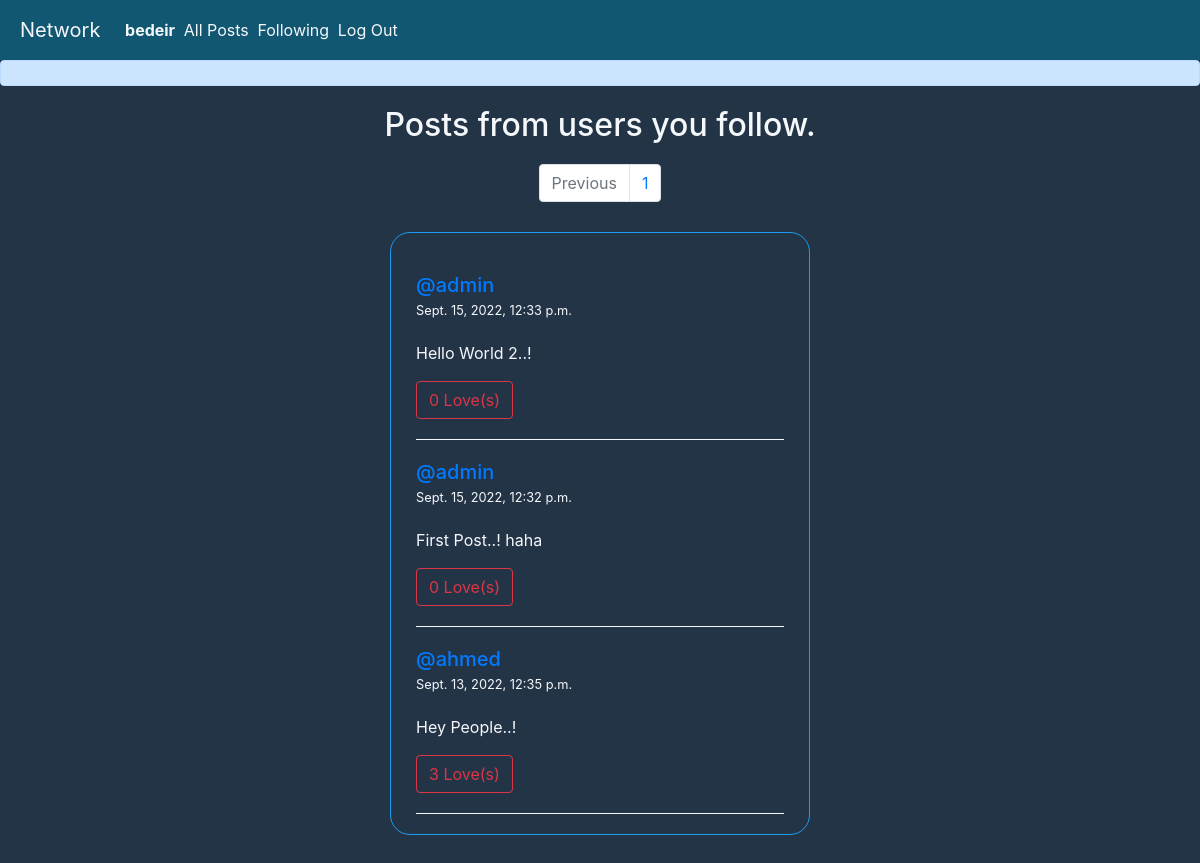
/following/posts (signed in), run on the app's committed database.
### network/models.py (models this page shows, shortened)
class User(AbstractUser):
    following = models.ManyToManyField('User', related_name='followers')

class Post(models.Model):
    owner = models.ForeignKey(User, on_delete=models.CASCADE, related_name='posts')
    content = models.TextField()
    created = models.DateTimeField(auto_now_add=True)
    lovers = models.ManyToManyField(User, related_name='lovers')
    class Meta:
        ordering = ['-created']

### network/views.py (the view)
# urls.py: path('following/posts', views.getFollowingPost, name="followingPosts"),
def getFollowingPost(request):
    if not request.user.is_authenticated:
        return HttpResponseRedirect(reverse('login'))
    person = User.objects.get(pk= request.user.id)
    followingPosts = Post.objects.filter(owner__in = person.following.all())
    paginator = Paginator(followingPosts, 10)
    pageNumber = request.GET.get('page')
    onePagePosts = paginator.get_page(pageNumber)
    return render(request, 'network/followingPosts.html',{
        "posts": onePagePosts,
        'pageNumRange': range(onePagePosts.paginator.num_pages)
    })

### network/templates/network/followingPosts.html (shortened to what this page needs)
{% extends "network/layout.html" %}
{% block body %}
<h2 style="text-align: center; margin: 20px auto; color: var(--light)">Posts from users you follow.</h2>
<nav aria-label="Page navigation example">
  <ul class="pagination justify-content-center">
    {% if posts.has_previous %}
      <li class="page-item">
        <a class="page-link" href="?page={{ posts.previous_page_number }}" tabindex="-1" aria-disabled="false">Previous</a>
      </li>
    {% else %}
      <li class="page-item disabled">
        <a class="page-link" href="#" tabindex="-1" aria-disabled="true">Previous</a>
      </li>
    {% endif %}
    {% for i in pageNumRange %}
      <li class="page-item"><a class="page-link" href="?page={{ i|add:1 }}">{{ i|add:1 }}</a></li>
    {% endfor %}
  </ul>
</nav>
<div class="all-posts">
  {% for post in posts %}
  <div class="post" id="{{ post.id }}">
    <div class="header-post">
      <a href="{% url 'getProfile' post.owner.username%}">
        <h5>@{{ post.owner.username }}</h5>
      </a>
      <small>{{ post.created }}</small>
    </div>
    <p id="content-{{post.id}}">{{ post.content }}</p>
    {% if user.is_authenticated %}
      {% if user in post.lovers.all %}
        <span class="btn btn-danger" >
          {{ post.lovers.count }}
          Love(s)
        </span>
      {% else %}
        <span class="btn btn-outline-danger">
            {{ post.lovers.count }}
          Love(s)
        </span>
      {% endif %}
    {% endif %}
  </div>
  {% empty %}
    <h2 style="text-align: center; margin: 20px auto; color: var(--light)">Currently No posts..!</h2>
  {% endfor %}
</div>
{% endblock body %}

### network/templates/network/layout.html (shortened to what this page needs)
{% load static %}
<!DOCTYPE html>
<html lang="en">
    <head>
        <link rel="stylesheet" href="https://stackpath.bootstrapcdn.com/bootstrap/4.4.1/css/bootstrap.min.css">
        <link href="{% static 'network/styles.css' %}" rel="stylesheet">
    </head>
    <body>
        <nav class="nav-content">
            <a class="navbar-brand" href="{% url 'index' %}">Network</a>
            <div>
              <ul class="navbar-nav mr-auto">
                {% if user.is_authenticated %}
                    <li class="nav-item">
                        <a class="nav-link" href="{% url 'getProfile' user.username %}"><strong>{{ user.username }}</strong></a>
                    </li>
                {% endif %}
                <li class="nav-item">
                  <a class="nav-link" href="{% url 'index' %}">All Posts</a>
                </li>
                {% if user.is_authenticated %}
                    <li class="nav-item">
                        <a class="nav-link" href="{% url 'followingPosts'%}">Following</a>
                    </li>
                    <li class="nav-item">
                        <a class="nav-link" href="{% url 'logout' %}">Log Out</a>
                    </li>
                {% endif %}
              </ul>
            </div>
          </nav>
          <div class="alert alert-primary" role="alert">
          </div>
        <div class="body">
            {% block body %}
            {% endblock %}
        </div>
    </body>
</html>

### network/static/network/styles.css (style rules this page uses)
:root { --base-color: rgb(29, 155, 240); --text-color: #125772; --second-color: #657786; --light: #f5f8fa; --body-color: #243447; }
html { scroll-behavior: smooth; }
* { padding: 0; margin: 0; box-sizing: border-box; }
.nav-content { display: flex; align-items: center; padding: 10px 20px; background-color: var(--text-color); }
.nav-content div { width: 25%; }
.nav-content ul { display: flex; flex-direction: row; justify-content: space-evenly; }
.nav-content a { color: var(--light); }
body { background-color: var(--body-color); }
.all-posts { width: 35%; margin: 30px auto; border: 1px solid var(--base-color); padding: 20px 25px; border-radius: 20px; }
.post { color: var(--light); border-bottom: 1px solid var(--light); padding: 20px 0; }
h5 { margin: 0; }
.header-post { margin-bottom: 20px; }
.alert { transition: 0.5; }
h2, .register-message { color: var(--light); }

### data on the page
User: username "bedeir"
Post: owner.username "admin", created "Sept. 15, 2022, 12:33 p.m.", content "Hello World 2..!", lovers.count "0"
Post: owner.username "admin", created "Sept. 15, 2022, 12:32 p.m.", content "First Post..! haha", lovers.count "0"
Post: owner.username "ahmed", created "Sept. 13, 2022, 12:35 p.m.", content "Hey People..!", lovers.count "3"

### other printed values
{{ i|add:1 }} "1"
